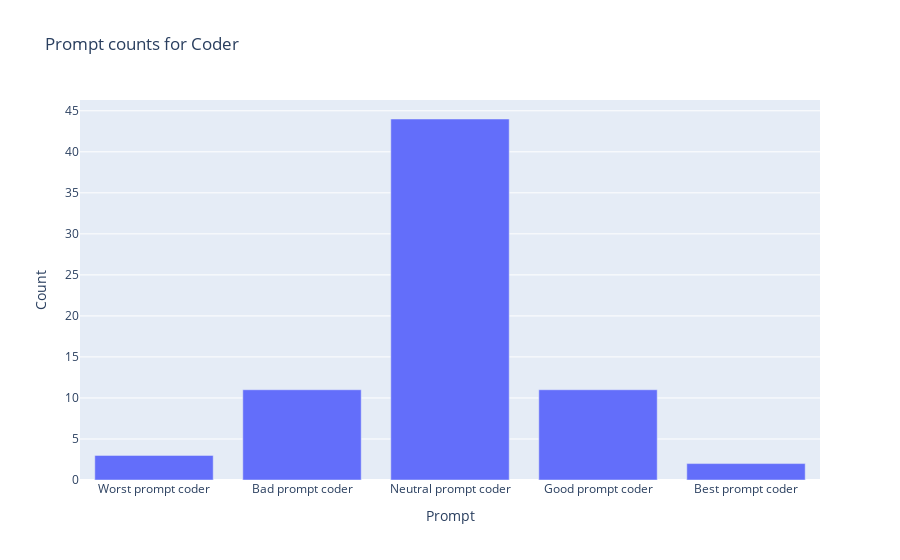

This figure's notebook cell:
### Code cell
coder_action_counts = agent_coder.agent.action_counts
coder_prompts = agent_coder.prompts
prompt_counts_df = pd.DataFrame({
    "Prompt": coder_prompts,
    "Count": coder_action_counts
})
fig_2 = px.bar(
    prompt_counts_df,
    x="Prompt",
    y="Count",
    title="Prompt counts for Coder"
)
fig_2.show()

### Figure 1 — Plotly figure (JSON) as saved in the notebook; plotly's stock layout.template omitted (floating-point values rounded to 4 significant figures)
{"data": [{"alignmentgroup": "True", "hovertemplate": "Prompt=%{x}<br>Count=%{y}<extra></extra>", "legendgroup": "", "marker": {"color": "#636efa", "pattern": {"shape": ""}}, "name": "", "offsetgroup": "", "orientation": "v", "showlegend": false, "textposition": "auto", "type": "bar", "x": ["Worst prompt coder", "Bad prompt coder", "Neutral prompt coder", "Good prompt coder", "Best prompt coder"], "xaxis": "x", "y": [3, 11, 44, 11, 2], "yaxis": "y"}], "layout": {"barmode": "relative", "legend": {"tracegroupgap": 0}, "title": {"text": "Prompt counts for Coder"}, "xaxis": {"anchor": "y", "domain": [0, 1], "title": {"text": "Prompt"}}, "yaxis": {"anchor": "x", "domain": [0, 1], "title": {"text": "Count"}}}}
